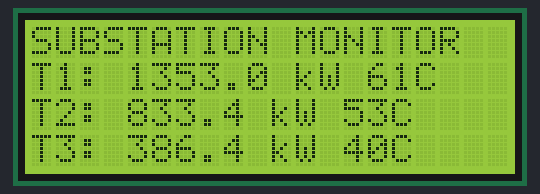
A sketch run on a simulated ESP32. Shown: 20×4 character LCD. WiFi joins after 1.5 s; servers stay silent unless stated; random numbers use the default seed unless the sketch sets one; no MQTT or app messages arrive unless stated; what the sketch prints to the serial monitor is not drawn.

Above: at 5.1 s.
At 20.2 s:
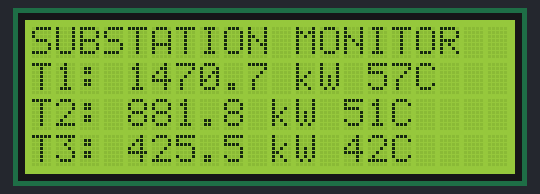
At 35.2 s:
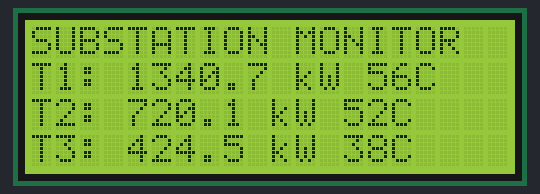
At 65.2 s:
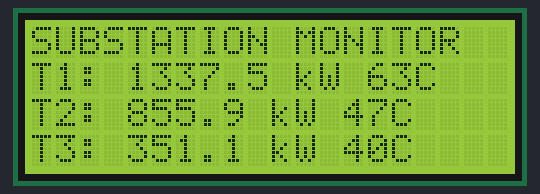
At 95.2 s:
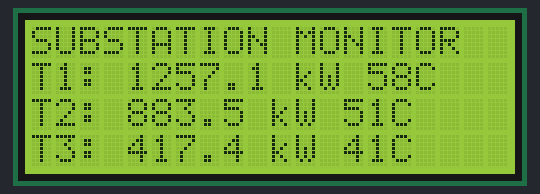
At 125.2 s:
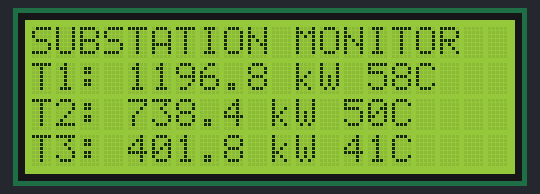

The sketch:

simulatetesting.ino
```cpp
#include <WiFi.h>
#include <PubSubClient.h>
#include <ArduinoJson.h>
#include <Wire.h>
#include <LiquidCrystal_I2C.h>

// --- NETWORK CONFIG ---
const char* ssid = "Dinesh_DHInternet";
const char* password = "DHInternet@20948995";
const char* mqtt_server = "broker.emqx.io";
const char* mqtt_topic = "substation/33kv_11kv/final";

// --- DATA STRUCTURE ---
struct Transformer {
  float v_high;  // 33kV Side
  float i_high;
  float v_low;   // 11kV Side
  float i_low;
  float temp;
  float kw;
};

Transformer tx[3];
LiquidCrystal_I2C lcd(0x27, 20, 4);
WiFiClient espClient;
PubSubClient client(espClient);

unsigned long lastMillis = 0;

void setup() {
  Serial.begin(115200);
  lcd.init();
  lcd.backlight();

  WiFi.begin(ssid, password);
  Serial.print("Connecting WiFi");
  while (WiFi.status() != WL_CONNECTED) {
    delay(500);
    Serial.print(".");
  }
  Serial.println("\nConnected!");

  client.setServer(mqtt_server, 1883);
}

void reconnect() {
  while (!client.connected()) {
    Serial.print("Connecting to MQTT...");
    if (client.connect("ESP32_Substation_Client")) {
      Serial.println("Success!");
    } else {
      delay(5000);
    }
  }
}

void loop() {
  if (!client.connected()) reconnect();
  client.loop();

  if (millis() - lastMillis > 5000) {
    lastMillis = millis();

    // 1. UNIQUE DATA SIMULATION FOR EACH TX
    for (int i = 0; i < 3; i++) {
      // Varying Voltage per Transformer
      tx[i].v_high = 33000.0 + random(-200, 200);
      tx[i].v_low = 11000.0 + random(-100, 100);

      // Unique Load Profiles
      if (i == 0) { // TX 1: Heavy Load
        tx[i].i_low = 120.0 + (random(0, 300) / 10.0); // 120-150A
        tx[i].temp = 55.0 + (random(0, 100) / 10.0);  // Higher Temp
      }
      else if (i == 1) { // TX 2: Medium Load
        tx[i].i_low = 70.0 + (random(0, 200) / 10.0);  // 70-90A
        tx[i].temp = 45.0 + (random(0, 80) / 10.0);
      }
      else { // TX 3: Light Load
        tx[i].i_low = 30.0 + (random(0, 150) / 10.0);  // 30-45A
        tx[i].temp = 38.0 + (random(0, 50) / 10.0);   // Cooler
      }

      // Calculate Secondary Values
      tx[i].i_high = (tx[i].i_low / 3.0) * 1.03; // Including 3% loss
      tx[i].kw = (tx[i].v_low * tx[i].i_low * 0.9) / 1000.0;
    }

    // 2. PRINT TO SERIAL MONITOR
    Serial.println("\n----------------------------------------------------------");
    Serial.println("TX_ID | 33kV(V/A)      | 11kV(V/A)      | Load(kW) | Temp");
    Serial.println("----------------------------------------------------------");
    for (int i = 0; i < 3; i++) {
      Serial.printf("TX#%d  | %5.0fV/%2.1fA | %5.0fV/%2.1fA | %4.1f kW | %2.1fC\n",
                    i+1, tx[i].v_high, tx[i].i_high, tx[i].v_low, tx[i].i_low, tx[i].kw, tx[i].temp);
    }
    Serial.println("----------------------------------------------------------");

    // 3. LCD UPDATE
    lcd.clear();
    lcd.setCursor(0,0); lcd.print("SUBSTATION MONITOR");
    for (int i = 0; i < 3; i++) {
      lcd.setCursor(0, i+1);
      lcd.printf("T%d: %4.1f kW %2.0fC", i+1, tx[i].kw, tx[i].temp);
    }

    // 4. JSON FOR MONGODB
    StaticJsonDocument<1024> doc;
    JsonArray root = doc.createNestedArray("transformers");

    for (int i = 0; i < 3; i++) {
      JsonObject unit = root.createNestedObject();
      unit["id"] = i + 1;
      unit["v_33kv"] = tx[i].v_high;
      unit["i_33kv"] = tx[i].i_high;
      unit["v_11kv"] = tx[i].v_low;
      unit["i_11kv"] = tx[i].i_low;
      unit["kw"] = tx[i].kw;
      unit["temp"] = tx[i].temp;
    }

    char buffer[1024];
    serializeJson(doc, buffer);
    client.publish(mqtt_topic, buffer);
    Serial.println(">> Data sent to MongoDB via MQTT Broker");
  }
}
```

Measured:
- what the display in image 0 shows lasts 5.0 s, from 5.1 s to 10.1 s
